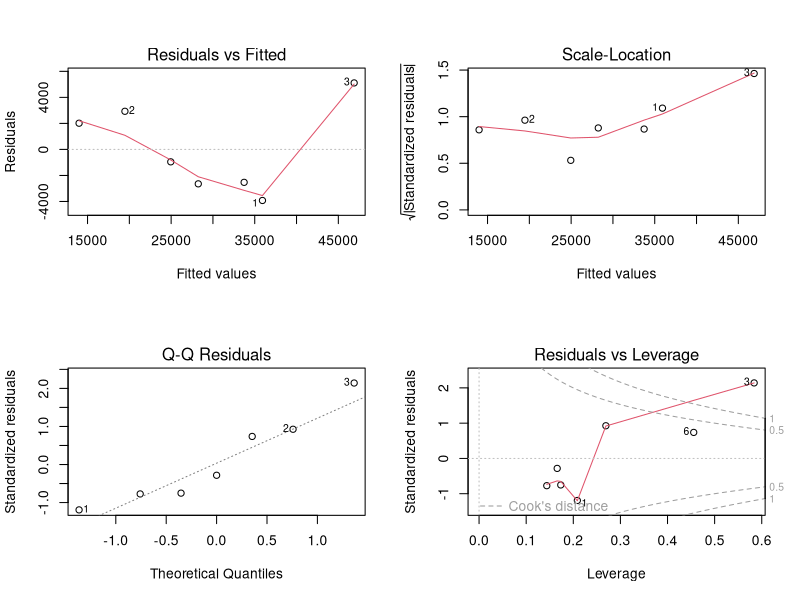

This chart was generated by the following R code:
# set the working directory (where the files are, so no paths are needed when loading/saving data)
# change this to your directory
setwd('E:teaching/2015_acg5075_r/introR/chapter14')

# read csv file with columns: month,orders,costs
mydata = read.csv("dataset.csv") 

# regression
# dependent variable costs, independent variable orders
fit <- lm(costs ~ orders, data=mydata)
summary(fit)

# Other useful functions 
coefficients(fit) # model coefficients
confint(fit, level=0.95) # CIs for model parameters 
fitted(fit) # predicted values
residuals(fit) # residuals
anova(fit) # anova table 
vcov(fit) # covariance matrix for model parameters 
influence(fit) # regression diagnostics

#diagnostics
layout(matrix(c(1,2,3,4),2,2))
plot(fit)